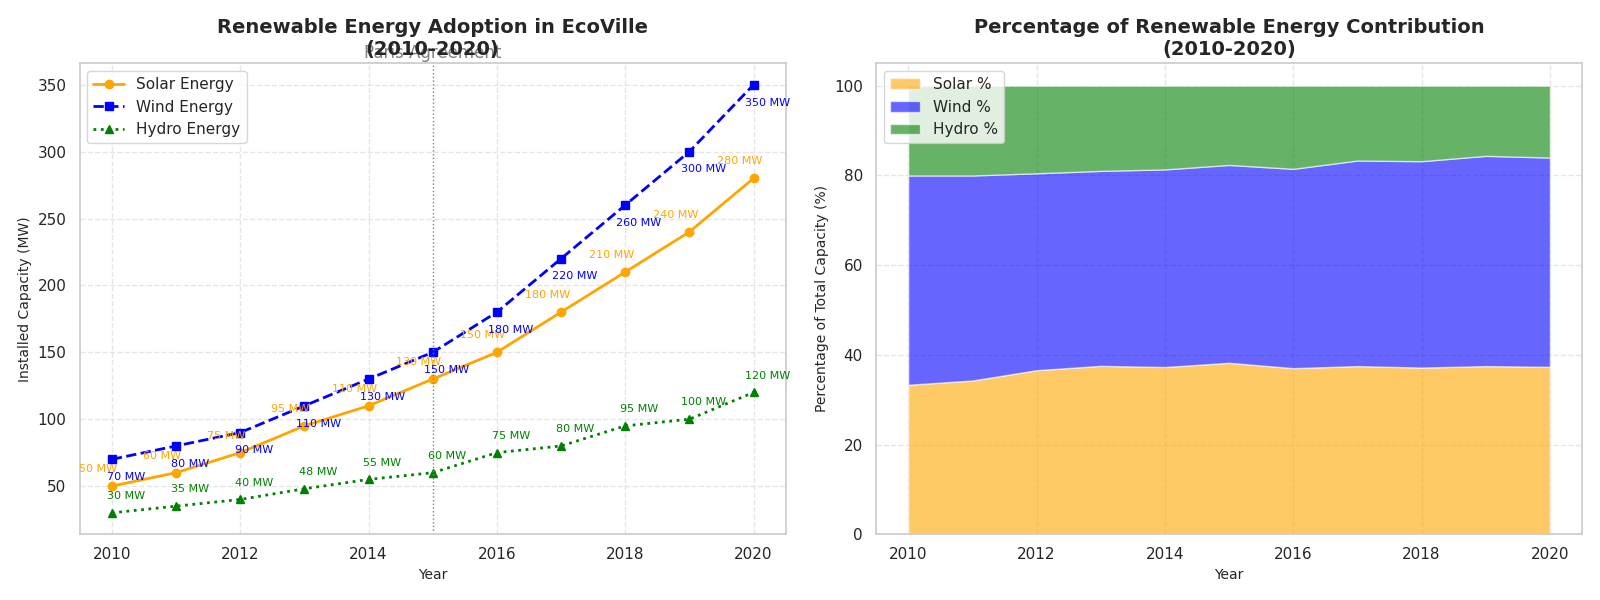

Write Python code to recreate this figure.
import matplotlib.pyplot as plt
import numpy as np

# Data for Renewable Energy Adoption in EcoVille
years = np.arange(2010, 2021)
solar_capacity = np.array([50, 60, 75, 95, 110, 130, 150, 180, 210, 240, 280])
wind_capacity = np.array([70, 80, 90, 110, 130, 150, 180, 220, 260, 300, 350])
hydro_capacity = np.array([30, 35, 40, 48, 55, 60, 75, 80, 95, 100, 120])  # New data

# Calculate additional data for the second subplot
total_capacity = solar_capacity + wind_capacity + hydro_capacity
solar_percentage = (solar_capacity / total_capacity) * 100
wind_percentage = (wind_capacity / total_capacity) * 100
hydro_percentage = (hydro_capacity / total_capacity) * 100

# Set up subplots
fig, (ax1, ax2) = plt.subplots(1, 2, figsize=(16, 6))

# First subplot: Line plot for Solar, Wind, and Hydro Energy
ax1.plot(years, solar_capacity, marker='o', linestyle='-', color='orange', label='Solar Energy', linewidth=2)
ax1.plot(years, wind_capacity, marker='s', linestyle='--', color='blue', label='Wind Energy', linewidth=2)
ax1.plot(years, hydro_capacity, marker='^', linestyle=':', color='green', label='Hydro Energy', linewidth=2)  # New line

for i, (x, y) in enumerate(zip(years, solar_capacity)):
    ax1.annotate(f'{y} MW', (x, y), textcoords="offset points", xytext=(-10,10), ha='center', fontsize=8, color='orange')
for i, (x, y) in enumerate(zip(years, wind_capacity)):
    ax1.annotate(f'{y} MW', (x, y), textcoords="offset points", xytext=(10,-15), ha='center', fontsize=8, color='blue')
for i, (x, y) in enumerate(zip(years, hydro_capacity)):  # New annotations
    ax1.annotate(f'{y} MW', (x, y), textcoords="offset points", xytext=(10,10), ha='center', fontsize=8, color='green')

ax1.set_title('Renewable Energy Adoption in EcoVille\n(2010-2020)', fontsize=14, fontweight='bold')
ax1.set_xlabel('Year', fontsize=10)
ax1.set_ylabel('Installed Capacity (MW)', fontsize=10)
ax1.legend(loc='upper left')
ax1.grid(True, linestyle='--', alpha=0.5)
ax1.axvline(x=2015, color='gray', linestyle=':', linewidth=1)
ax1.text(2015, max(max(solar_capacity), max(wind_capacity), max(hydro_capacity)) + 20, 'Paris Agreement', ha='center', color='gray')

# Second subplot: Stacked area plot for percentage of Solar, Wind, and Hydro Energy
ax2.stackplot(years, solar_percentage, wind_percentage, hydro_percentage, labels=['Solar %', 'Wind %', 'Hydro %'], colors=['orange', 'blue', 'green'], alpha=0.6)
ax2.set_title('Percentage of Renewable Energy Contribution\n(2010-2020)', fontsize=14, fontweight='bold')
ax2.set_xlabel('Year', fontsize=10)
ax2.set_ylabel('Percentage of Total Capacity (%)', fontsize=10)
ax2.legend(loc='upper left')
ax2.grid(True, linestyle='--', alpha=0.5)

# Adjust layout
plt.tight_layout()

# Show the plot
plt.show()
